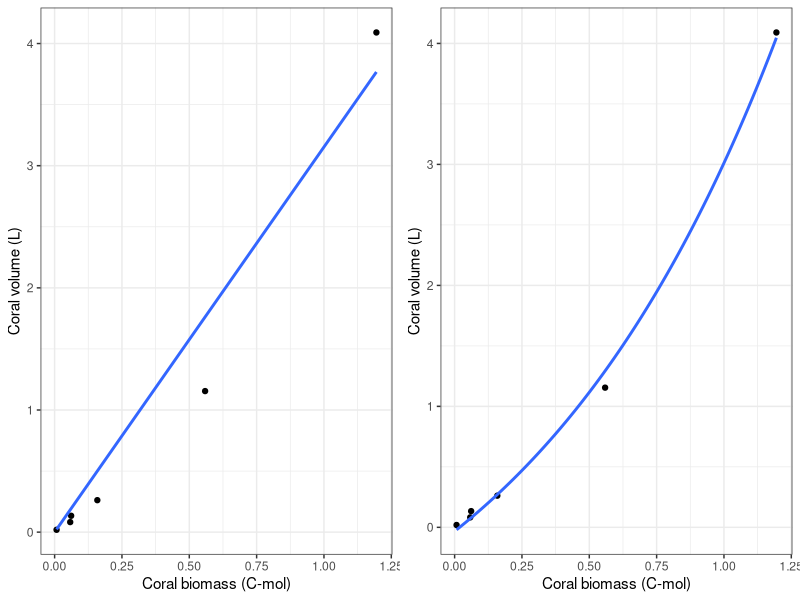

Source code (R): (Note: this script raises an error after producing the figure.)
## ---- chunk 1
# Set kintr options
knitr::opts_chunk$set(echo = TRUE, warning = FALSE, message = FALSE, cache = TRUE)

# Load libraries
library(tidyverse)  # install.packages("tidyverse")
library(cowplot)  # install.packages("cowplot")

# Load R functions
sapply(list.files(path="R/", pattern="*", full.names = TRUE), FUN=source)
## ---- chunk 2
# Data from:
# Jokiel PL, Morrissey JI (1986) Influence of size on primary production in the 
#   reef coral Pocillopora damicornis and the macroalga Acanthophora spicifera. 
#   Mar Biol 91:15–26

# Enter data from Table 1
df <- data_frame(
  radius.cm = c(2.1, 3.4, 4.0, 5.0, 8.2, 12.5),
  tissue.dry.wt.g = c(0.21, 1.68, 1.78, 4.60, 16.21, 34.66)
)

# Calculate colony volume (as a hemisphere) and convert biomass to Cmol
#   Assumes 41.4% carbon by weight (Schutter et al. 2010)
df <- df %>%
  mutate(vol.m3 = 2/3 * pi * (radius.cm / 100)^3,
         vol.L = vol.m3 * 1000,
         Cmol = tissue.dry.wt.g * 0.414 / 12.011)  # gBiomass * 0.414 gC/gBiomass * 1molC/12.011gC

# Plot volume as a function of biomass - fit linear and exponential
lin <- ggplot(df, aes(x=Cmol, y=vol.L)) + 
  geom_point() + 
  geom_smooth(method = "lm", se=FALSE, formula=y~x-1) +
  labs(x="Coral biomass (C-mol)", y="Coral volume (L)") +
  theme_bw()

expo <- ggplot(df, aes(x=Cmol, y=vol.L)) + 
  geom_point() + 
  geom_smooth(method = "lm", se=FALSE, formula=y~exp(x)) +
  labs(x="Coral biomass (C-mol)", y="Coral volume (L)") +
  theme_bw()

plot_grid(lin, expo)

# Calculate slope of linear fit
linmod <- lm(vol.L ~ Cmol - 1, data=df)
coef(linmod)

# Get coefficients of exponential model
expomod <- nls(vol.L ~ a * Cmol ^ b, start=c(a=1, b=1), trace=F, data=df)
#plot(vol.L ~ Cmol, data=df)
#with(df, lines(Cmol, coef(expomod)[1] * Cmol ^ coef(expomod)[2]))
coef(expomod)

## ---- chunk 3
# Load all default parameter values for model with one Symbiodinium type
# Default parameters start with 0.001 of both hawkfish and damselfish
pars <- def_pars(initW=1, initP=1)

# Set time vector to three years
time <- c(seq(0.00000, 1095, 0.1))

# Initialize constant environment with intermediate light (15 mol/m2/d) and DIN (1e-6 M), no feeding, and no uber-predators.
env <- init_env(time=time, L=c(15,15,0), N=c(1e-7,1e-7,0), X=c(0,0,0), U=c(0,0,0))
## ---- chunk 4
system.time(
  run1 <- run_fish_coral(time=time, env=env, par=pars)
)
## ---- chunk 5
# Plot coral colony volume and internal nitrogen concentration
growth <- ggplot(run1, aes(x=time, y=VH)) + geom_line() +
  labs(x="Time (d)", y="Coral volume (L)", title="Coral growth") +
  theme_bw()

# Plot internal nitrogen concentration
interN <- ggplot(run1, aes(x=time, y=log10(Ni))) + geom_line() +
  labs(x="Time (d)", y="Interstitial N (mol/L)",
       title="log10 Nitrogen within coral head") +
  theme_bw()

# Plot fish abundance
fish <- ggplot(run1, aes(x=time)) + 
  geom_line(aes(y=W/VH, col="Hawkfish")) +
  geom_line(aes(y=P/VH, col="Damselfish")) +
  labs(x="Time (d)", y="Fish biomass",
       title="Coral-associated fish") +
  theme_bw() + theme(legend.position = c(0.7, 0.5))

plot_grid(growth, interN, fish, ncol = 3)
## ---- chunk 6
  hawk.only <- run_fish_coral(time=time, env=env, pars=def_pars(initW=1, initP=0))
damsel.only <- run_fish_coral(time=time, env=env, pars=def_pars(initW=0, initP=1))
## ---- chunk 7
# Build plots for fish biomass, interstitial N, and coral growth
fish <- ggplot() +
  geom_line(data=hawk.only, aes(x=time, y=W, color="Hawkfish only")) +
  geom_line(data=damsel.only, aes(x=time, y=P, color="Damselfish only")) +
  labs(x="Time (d)", y="Fish biomass", title="Coral-associated fish") +
  theme_bw() + theme(legend.position = c(0.7, 0.5))

interN <- ggplot() +
  geom_line(data=hawk.only, aes(x=time, y=log10(Ni), color="Hawkfish only")) +
  geom_line(data=damsel.only, aes(x=time, y=log10(Ni), color="Damselfish only")) +
  labs(x="Time (d)", y="log10 Interstitial N (mol/L)", title="Nitrogen within coral head") +
  theme_bw() + theme(legend.position = c(0.7, 0.2))

growth <- ggplot() +
  geom_line(data=hawk.only, aes(x=time, y=VH, color="Hawkfish only")) +
  geom_line(data=damsel.only, aes(x=time, y=VH, color="Damselfish only")) +
  labs(x="Time (d)", y="Coral volume (L)", title="Coral growth") +
  theme_bw() + theme(legend.position = c(0.7, 0.5))

# Plot multipanel figure comparing hawkfish only to damselfish only dynamics
plot_grid(growth, interN, fish, ncol=3)
